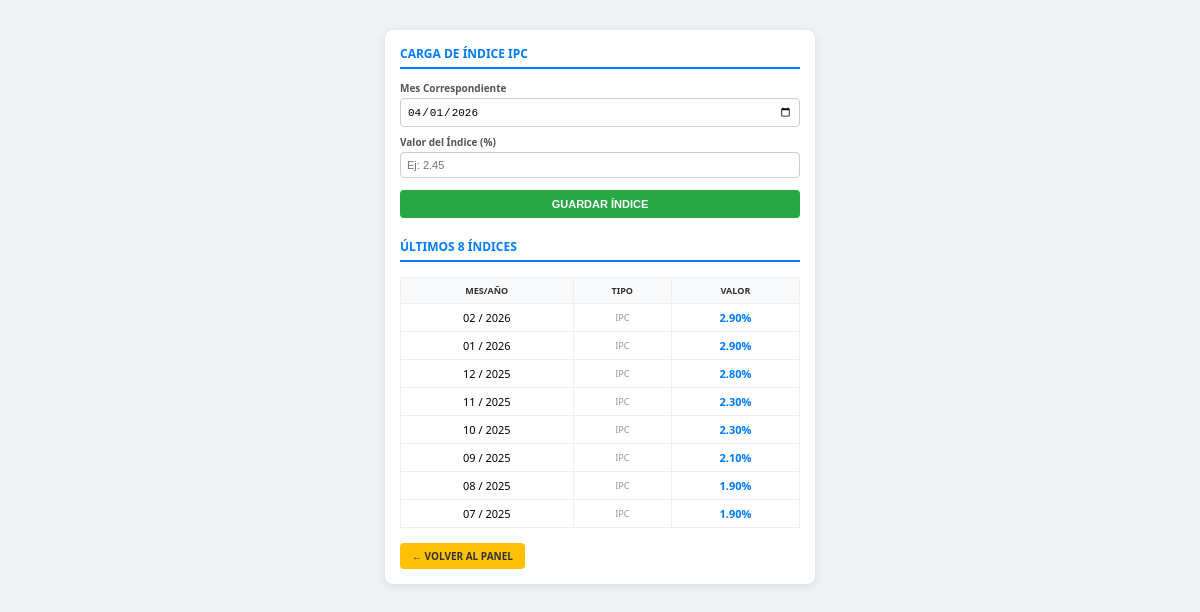
The app's page /abm_indices.php (signed in) with its own data.
### tables this page shows
CREATE TABLE `indices` (
  `id` int(11) NOT NULL AUTO_INCREMENT,
  `fecha` date NOT NULL,
  `valor` decimal(10,4) NOT NULL,
  `tipo` varchar(20) NOT NULL,
  `fecha_registro` timestamp NOT NULL DEFAULT current_timestamp(),
  `acceso_creador_id` int(11) NOT NULL DEFAULT 0 COMMENT '0=principal',
  PRIMARY KEY (`id`),
  UNIQUE KEY `fecha` (`fecha`,`tipo`)
);

### helpers_tenant_inmobiliaria.php (called while the page is built, shortened)
<?php
if (!function_exists('tenant_inmob_es_sofia')) {
    function tenant_inmob_es_sofia(): bool
    {
        if (isset($_SESSION['tenant_es_sofia'])) {
            return (int) $_SESSION['tenant_es_sofia'] === 1;
        }
        $u = trim((string) ($_SESSION['acceso_usuario'] ?? ''));
        return strcasecmp($u, 'sofia') === 0;
    }
    function tenant_inmob_id_acceso_sofia_bd($conexion): int
    {
        static $id = null;
        $r = mysqli_query($conexion, "SELECT id FROM accesos WHERE LOWER(TRIM(usuario)) = 'sofia' LIMIT 1");
        if ($r && $row = mysqli_fetch_assoc($r)) {
            $id = (int) $row['id'];
        } else {
            $id = 0;
        }
        return $id;
    }
    function tenant_inmob_id_acceso_sofia_efectivo($conexion): int
    {
        $sid = tenant_inmob_id_acceso_sofia_bd($conexion);
        return $sid > 0 ? $sid : 0;
    }
    function tenant_inmob_indices_acceso_creador_valor($conexion): int
    {
        if (!tenant_inmob_es_sofia()) {
            return 0;
        }
        return tenant_inmob_id_acceso_sofia_efectivo($conexion);
    }
}

### abm_indices.php (the view, shortened to what this page needs)
<?php
include 'verificar_sesion.php';
require_once __DIR__ . '/helpers_tenant_inmobiliaria.php';
$idx_acceso = tenant_inmob_indices_acceso_creador_valor($conexion);
$res = mysqli_query($conexion, "SELECT * FROM indices WHERE acceso_creador_id = $idx_acceso ORDER BY fecha DESC LIMIT 8");
?>
<!DOCTYPE html>
<html lang="es">
<head>
</head>
<body>
<div class="caja">
    <h3>Carga de Índice IPC</h3>
    <form method="POST" class="form-nav-enter" autocomplete="off">
        <label>Mes Correspondiente</label>
        <input type="date" name="fecha" required value="<?= date('Y-m-01') ?>">
        <label>Valor del Índice (%)</label>
        <input type="number" step="0.0001" name="valor" placeholder="Ej: 2.45" required>
        <button type="submit" name="guardar_indice" class="btn-guardar">Guardar Índice</button>
    </form>
    <h3 style="margin-top: 20px;">Últimos 8 Índices</h3>
    <table>
        <thead>
            <tr>
                <th>Mes/Año</th>
                <th>Tipo</th>
                <th>Valor</th>
            </tr>
        </thead>
        <tbody>
            <?php if(mysqli_num_rows($res) > 0): ?>
                <?php while($row = mysqli_fetch_assoc($res)): ?>
                <tr>
                    <td><?= date('m / Y', strtotime($row['fecha'])) ?></td>
                    <td style="color: #999; font-size: 9px;"><?= $row['tipo'] ?></td>
                    <td class="valor-negrita"><?= number_format($row['valor'], 2) ?>%</td>
                </tr>
                <?php endwhile; ?>
            <?php else: ?>
                <tr><td colspan="3" style="color: #ccc; padding: 20px;">No hay datos cargados</td></tr>
            <?php endif; ?>
        </tbody>
    </table>
    <a href="index.php" class="volver">← VOLVER AL PANEL</a>
</div>
</body>
</html>

### abm_indices.php (style rules this page uses)
body { font-family: 'Segoe UI', sans-serif; background: #f0f2f5; padding: 10px; margin: 0; }
.caja { background: white; padding: 15px; border-radius: 8px; width: 400px; margin: 20px auto; box-shadow: 0 2px 10px rgba(0,0,0,0.1); }
h3 { color: #007bff; border-bottom: 2px solid #007bff; padding-bottom: 5px; text-transform: uppercase; font-size: 12px; margin-top: 0; }
label { display: block; font-size: 10px; font-weight: bold; margin: 8px 0 3px; color: #555; }
input { width: 100%; padding: 6px; box-sizing: border-box; border: 1px solid #ccc; border-radius: 4px; font-size: 11px; }
.btn-guardar { background: #28a745; color: white; border: none; padding: 8px; width: 100%; margin-top: 12px; cursor: pointer; font-weight: bold; border-radius: 4px; text-transform: uppercase; font-size: 11px; }
table { width: 100%; margin-top: 15px; border-collapse: collapse; font-size: 11px; }
table th, table td { border: 1px solid #eee; padding: 6px; text-align: center; }
table th { background: #f8f9fa; color: #333; font-size: 9px; text-transform: uppercase; }
.valor-negrita { font-weight: bold; color: #007bff; }
.volver { display: inline-block; margin-top: 15px; padding: 6px 12px; text-decoration: none; background: #ffc107; color: #333; font-size: 10px; font-weight: bold; text-align: center; border-radius: 4px; }

### records on screen
indices: fecha "02 / 2026", tipo "IPC", valor "2.90"
indices: fecha "01 / 2026", tipo "IPC", valor "2.90"
indices: fecha "12 / 2025", tipo "IPC", valor "2.80"
indices: fecha "11 / 2025", tipo "IPC", valor "2.30"
indices: fecha "10 / 2025", tipo "IPC", valor "2.30"
indices: fecha "09 / 2025", tipo "IPC", valor "2.10"
indices: fecha "08 / 2025", tipo "IPC", valor "1.90"
indices: fecha "07 / 2025", tipo "IPC", valor "1.90"
